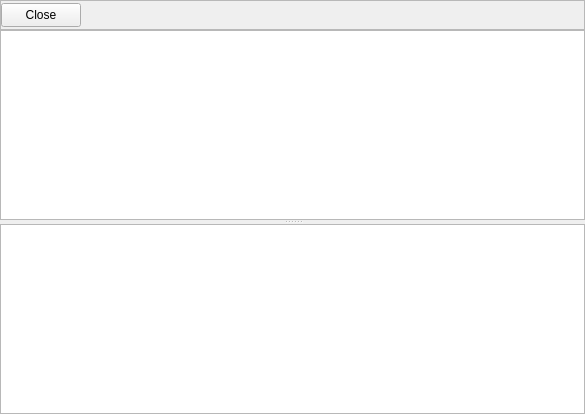
<?xml version="1.0" encoding="UTF-8"?>
<ui version="4.0">
 <class>DatasetContainer</class>
 <widget class="QWidget" name="DatasetContainer">
  <property name="geometry">
   <rect>
    <x>0</x>
    <y>0</y>
    <width>585</width>
    <height>414</height>
   </rect>
  </property>
  <property name="windowTitle">
   <string>Form</string>
  </property>
  <layout class="QGridLayout" name="gridLayout_3">
   <property name="leftMargin">
    <number>0</number>
   </property>
   <property name="topMargin">
    <number>0</number>
   </property>
   <property name="rightMargin">
    <number>0</number>
   </property>
   <property name="bottomMargin">
    <number>0</number>
   </property>
   <item row="0" column="0">
    <widget class="QStackedWidget" name="stackedWidget">
     <property name="currentIndex">
      <number>1</number>
     </property>
     <widget class="QWidget" name="pageDataset">
      <layout class="QGridLayout" name="gridLayout">
       <property name="leftMargin">
        <number>0</number>
       </property>
       <property name="topMargin">
        <number>0</number>
       </property>
       <property name="rightMargin">
        <number>0</number>
       </property>
       <property name="bottomMargin">
        <number>0</number>
       </property>
       <item row="0" column="0">
        <layout class="QVBoxLayout" name="verticalLayout_2">
         <property name="spacing">
          <number>0</number>
         </property>
         <item>
          <widget class="QFrame" name="frame">
           <property name="sizePolicy">
            <sizepolicy hsizetype="Preferred" vsizetype="Fixed">
             <horstretch>0</horstretch>
             <verstretch>0</verstretch>
            </sizepolicy>
           </property>
           <property name="minimumSize">
            <size>
             <width>0</width>
             <height>30</height>
            </size>
           </property>
           <property name="maximumSize">
            <size>
             <width>16777215</width>
             <height>30</height>
            </size>
           </property>
           <property name="frameShape">
            <enum>QFrame::NoFrame</enum>
           </property>
           <property name="frameShadow">
            <enum>QFrame::Raised</enum>
           </property>
           <layout class="QHBoxLayout" name="horizontalLayout">
            <property name="leftMargin">
             <number>4</number>
            </property>
            <property name="topMargin">
             <number>0</number>
            </property>
            <property name="rightMargin">
             <number>4</number>
            </property>
            <property name="bottomMargin">
             <number>0</number>
            </property>
            <item>
             <widget class="QLabel" name="label">
              <property name="text">
               <string>Add:</string>
              </property>
             </widget>
            </item>
            <item>
             <widget class="QComboBox" name="cbDatasets">
              <property name="maximumSize">
               <size>
                <width>16777215</width>
                <height>24</height>
               </size>
              </property>
              <item>
               <property name="text">
                <string>SQL</string>
               </property>
              </item>
              <item>
               <property name="text">
                <string>CSV</string>
               </property>
              </item>
             </widget>
            </item>
            <item>
             <widget class="Line" name="line">
              <property name="orientation">
               <enum>Qt::Vertical</enum>
              </property>
             </widget>
            </item>
            <item>
             <widget class="QPushButton" name="pbDelete">
              <property name="toolTip">
               <string>Delete dataset</string>
              </property>
              <property name="icon">
               <iconset resource="dataset_editor.qrc">
                <normaloff>:/images/trash-empty.png</normaloff>:/images/trash-empty.png</iconset>
              </property>
             </widget>
            </item>
            <item>
             <widget class="Line" name="line_2">
              <property name="orientation">
               <enum>Qt::Vertical</enum>
              </property>
             </widget>
            </item>
            <item>
             <widget class="QPushButton" name="bTest">
              <property name="maximumSize">
               <size>
                <width>16777215</width>
                <height>24</height>
               </size>
              </property>
              <property name="text">
               <string>Test it</string>
              </property>
              <property name="icon">
               <iconset resource="../script_editor/script_editor.qrc">
                <normaloff>:/images/validate.png</normaloff>:/images/validate.png</iconset>
              </property>
             </widget>
            </item>
            <item>
             <spacer name="horizontalSpacer">
              <property name="orientation">
               <enum>Qt::Horizontal</enum>
              </property>
              <property name="sizeHint" stdset="0">
               <size>
                <width>40</width>
                <height>20</height>
               </size>
              </property>
             </spacer>
            </item>
            <item>
             <widget class="QPushButton" name="bProperties">
              <property name="toolTip">
               <string>Properties</string>
              </property>
              <property name="text">
               <string/>
              </property>
              <property name="icon">
               <iconset resource="../../../../apps/designerCore/designerCore.qrc">
                <normaloff>:/images/run-build.png</normaloff>:/images/run-build.png</iconset>
              </property>
              <property name="checkable">
               <bool>true</bool>
              </property>
             </widget>
            </item>
           </layout>
          </widget>
         </item>
         <item>
          <widget class="QSplitter" name="splitter">
           <property name="orientation">
            <enum>Qt::Horizontal</enum>
           </property>
           <widget class="FancyTabWidget" name="tabs" native="true">
            <property name="sizePolicy">
             <sizepolicy hsizetype="Preferred" vsizetype="Preferred">
              <horstretch>0</horstretch>
              <verstretch>0</verstretch>
             </sizepolicy>
            </property>
           </widget>
           <widget class="QWidget" name="layoutWidget">
            <layout class="QVBoxLayout" name="verticalLayout">
             <item>
              <layout class="QVBoxLayout" name="propertyEditorLayout"/>
             </item>
             <item>
              <layout class="QVBoxLayout" name="variablesLoyout"/>
             </item>
            </layout>
           </widget>
          </widget>
         </item>
        </layout>
       </item>
      </layout>
     </widget>
     <widget class="QWidget" name="pageTest">
      <layout class="QVBoxLayout" name="verticalLayout_3">
       <property name="spacing">
        <number>0</number>
       </property>
       <property name="leftMargin">
        <number>0</number>
       </property>
       <property name="topMargin">
        <number>0</number>
       </property>
       <property name="rightMargin">
        <number>0</number>
       </property>
       <property name="bottomMargin">
        <number>0</number>
       </property>
       <item>
        <widget class="QFrame" name="frame_2">
         <property name="sizePolicy">
          <sizepolicy hsizetype="Preferred" vsizetype="Fixed">
           <horstretch>0</horstretch>
           <verstretch>0</verstretch>
          </sizepolicy>
         </property>
         <property name="minimumSize">
          <size>
           <width>0</width>
           <height>30</height>
          </size>
         </property>
         <property name="maximumSize">
          <size>
           <width>16777215</width>
           <height>30</height>
          </size>
         </property>
         <property name="frameShape">
          <enum>QFrame::StyledPanel</enum>
         </property>
         <property name="frameShadow">
          <enum>QFrame::Raised</enum>
         </property>
         <layout class="QHBoxLayout" name="horizontalLayout_2">
          <property name="leftMargin">
           <number>0</number>
          </property>
          <property name="topMargin">
           <number>0</number>
          </property>
          <property name="rightMargin">
           <number>0</number>
          </property>
          <property name="bottomMargin">
           <number>0</number>
          </property>
          <item>
           <widget class="QPushButton" name="bCloseTest">
            <property name="sizePolicy">
             <sizepolicy hsizetype="Preferred" vsizetype="Fixed">
              <horstretch>0</horstretch>
              <verstretch>0</verstretch>
             </sizepolicy>
            </property>
            <property name="minimumSize">
             <size>
              <width>0</width>
              <height>24</height>
             </size>
            </property>
            <property name="maximumSize">
             <size>
              <width>16777215</width>
              <height>24</height>
             </size>
            </property>
            <property name="text">
             <string>Close</string>
            </property>
           </widget>
          </item>
          <item>
           <spacer name="horizontalSpacer_2">
            <property name="orientation">
             <enum>Qt::Horizontal</enum>
            </property>
            <property name="sizeHint" stdset="0">
             <size>
              <width>494</width>
              <height>18</height>
             </size>
            </property>
           </spacer>
          </item>
         </layout>
        </widget>
       </item>
       <item>
        <widget class="QSplitter" name="splitterTestPage">
         <property name="orientation">
          <enum>Qt::Vertical</enum>
         </property>
         <widget class="QTableView" name="table"/>
         <widget class="QTextEdit" name="errors"/>
        </widget>
       </item>
      </layout>
     </widget>
    </widget>
   </item>
  </layout>
 </widget>
 <customwidgets>
  <customwidget>
   <class>FancyTabWidget</class>
   <extends>QWidget</extends>
   <header location="global">fancytabs.h</header>
   <container>1</container>
  </customwidget>
 </customwidgets>
 <resources>
  <include location="../../../../apps/designerCore/designerCore.qrc"/>
  <include location="../script_editor/script_editor.qrc"/>
  <include location="dataset_editor.qrc"/>
 </resources>
 <connections/>
</ui>
